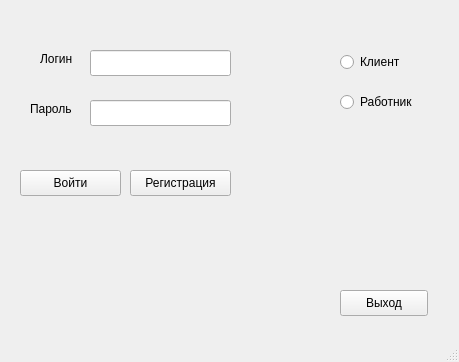
<?xml version="1.0" encoding="UTF-8"?>
<ui version="4.0">
 <class>MainWindow</class>
 <widget class="QMainWindow" name="MainWindow">
  <property name="geometry">
   <rect>
    <x>0</x>
    <y>0</y>
    <width>459</width>
    <height>362</height>
   </rect>
  </property>
  <property name="windowTitle">
   <string>Hotel System</string>
  </property>
  <widget class="QWidget" name="centralwidget">
   <widget class="QPushButton" name="exitBtn">
    <property name="geometry">
     <rect>
      <x>340</x>
      <y>290</y>
      <width>88</width>
      <height>26</height>
     </rect>
    </property>
    <property name="text">
     <string>Выход</string>
    </property>
   </widget>
   <widget class="QLineEdit" name="loginFiel">
    <property name="geometry">
     <rect>
      <x>90</x>
      <y>50</y>
      <width>141</width>
      <height>26</height>
     </rect>
    </property>
   </widget>
   <widget class="QLabel" name="label">
    <property name="geometry">
     <rect>
      <x>40</x>
      <y>50</y>
      <width>66</width>
      <height>18</height>
     </rect>
    </property>
    <property name="text">
     <string>Логин</string>
    </property>
   </widget>
   <widget class="QLabel" name="label_2">
    <property name="geometry">
     <rect>
      <x>30</x>
      <y>100</y>
      <width>66</width>
      <height>18</height>
     </rect>
    </property>
    <property name="text">
     <string>Пароль</string>
    </property>
   </widget>
   <widget class="QRadioButton" name="clientRB">
    <property name="geometry">
     <rect>
      <x>340</x>
      <y>50</y>
      <width>111</width>
      <height>24</height>
     </rect>
    </property>
    <property name="text">
     <string>Клиент</string>
    </property>
   </widget>
   <widget class="QRadioButton" name="workerRB">
    <property name="geometry">
     <rect>
      <x>340</x>
      <y>90</y>
      <width>111</width>
      <height>24</height>
     </rect>
    </property>
    <property name="text">
     <string>Работник</string>
    </property>
   </widget>
   <widget class="QPushButton" name="loginBtn">
    <property name="geometry">
     <rect>
      <x>20</x>
      <y>170</y>
      <width>101</width>
      <height>26</height>
     </rect>
    </property>
    <property name="text">
     <string>Войти</string>
    </property>
   </widget>
   <widget class="QPushButton" name="regBtn">
    <property name="geometry">
     <rect>
      <x>130</x>
      <y>170</y>
      <width>101</width>
      <height>26</height>
     </rect>
    </property>
    <property name="text">
     <string>Регистрация</string>
    </property>
   </widget>
   <widget class="QLineEdit" name="passwdField">
    <property name="geometry">
     <rect>
      <x>90</x>
      <y>100</y>
      <width>141</width>
      <height>26</height>
     </rect>
    </property>
   </widget>
  </widget>
  <widget class="QMenuBar" name="menubar">
   <property name="geometry">
    <rect>
     <x>0</x>
     <y>0</y>
     <width>459</width>
     <height>23</height>
    </rect>
   </property>
  </widget>
  <widget class="QStatusBar" name="statusBar"/>
 </widget>
 <resources/>
 <connections/>
</ui>
